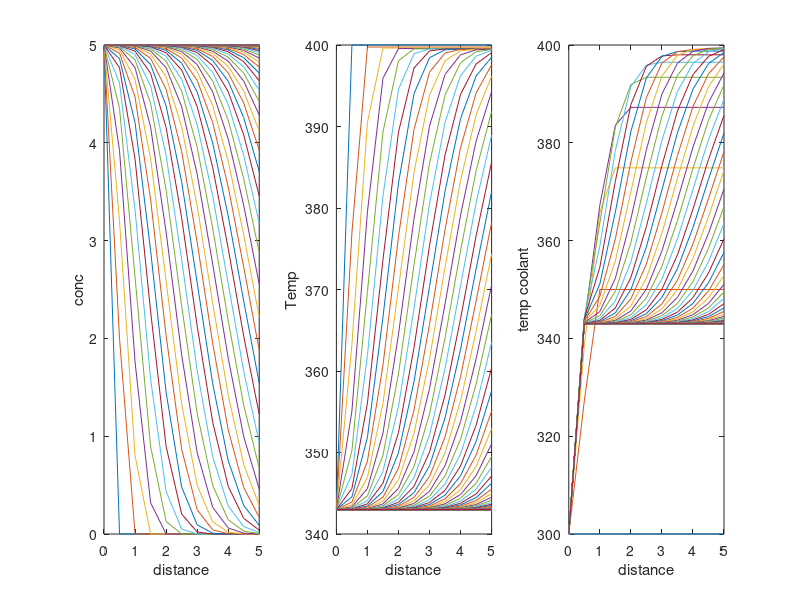

Source code (MATLAB):
clear;
close all;

%initial conditions
Caf = 5;
Ca0 = 0;
Tf = 343;
T0 = 400;
Tfc = 300;
T0c = 300;
%other specifications
Ear = 8330;
cp = 2;
rho = 1000000;
cpc = 1;
rhoc = 10000;
k = 1;
u = 2;
uc = 2;
U = 1000;
A = 50;
Hr = -130e6;
L = 5;
dx = 0.5;
dt = 0.1;
t = 0:dt:100;
x = 0:0.5:5;

[~,n] = size(x);
[~,m] = size(t);


C = zeros(m,n);
T = zeros(m,n);
Tc = zeros(m,n);

C(1,:) = Ca0;
C(:,1) = Caf;

T(1,:) = T0;
T(:,1) = Tf;

Tc(1,:) = T0c;
Tc(:,1) = Tfc;

for i = 1:m-1
    for j = 2:n
        ra = -k*exp(-Ear/T(i,j))*C(i,j);
        C(i+1,j) = C(i,j) + (u*(C(i,j-1)- C(i,j))/dx + ra)*dt;
        T(i+1,j) = T(i,j) + (u*(T(i,j-1) - T(i,j))/dx - (ra*Hr/(rho*cp)) - U*A*(T(i,j) - Tc(i,j))/(rho*cp))*dt;
        Tc(i+1,j) = Tc(i,j) + ((uc*(T(i,j-1)-T(i,j))/dx) + U*A*(T(i,j) - Tc(i,j))/(rhoc*cpc))*dt;
     end
end
subplot(1,3,1);
plot(x,C);
ylabel("conc");
xlabel("distance");

subplot(1,3,2);
plot(x,T);
ylabel("Temp");
xlabel("distance");

subplot(1,3,3);
plot(x,Tc);
ylabel("temp coolant");
xlabel("distance");
